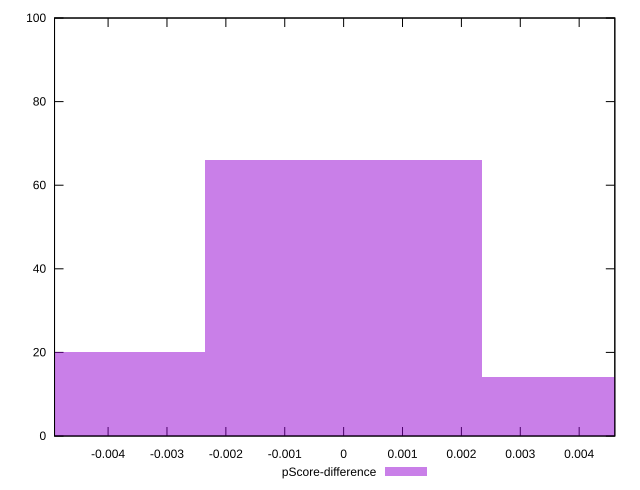

Source code (gnuplot):
reset

$pScoreDifference <<EOF
0 66
-0.004713964222235834 20
0.004713964222235834 14
EOF

set key outside below
set boxwidth 0.004713964222235834
set xrange [-0.004909580243666056:0.004605522467958201]
set yrange [0:100]
set trange [0:100]
set style fill transparent solid 0.5 noborder
set terminal svg size 640, 490 enhanced background rgb 'white'
set output "report_00009_2021-02-08T22-37-41.559Z/first-cpu-idle/samples/pages+cached/pScore-difference/histogram.svg"

plot $pScoreDifference title "pScore-difference" with boxes

reset
